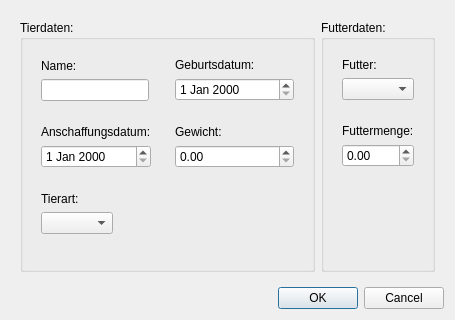
<?xml version="1.0" encoding="UTF-8"?>
<ui version="4.0">
 <class>InsertTierDialog</class>
 <widget class="QDialog" name="InsertTierDialog">
  <property name="geometry">
   <rect>
    <x>0</x>
    <y>0</y>
    <width>455</width>
    <height>320</height>
   </rect>
  </property>
  <property name="windowTitle">
   <string>Dialog</string>
  </property>
  <layout class="QVBoxLayout" name="verticalLayout">
   <item>
    <widget class="QFrame" name="frame">
     <layout class="QHBoxLayout" name="horizontalLayout_3">
      <item>
       <widget class="QGroupBox" name="groupBox_6">
        <property name="title">
         <string>Tierdaten:</string>
        </property>
        <layout class="QFormLayout" name="formLayout">
         <item row="3" column="0">
          <widget class="QFrame" name="frame_4">
           <property name="frameShape">
            <enum>QFrame::NoFrame</enum>
           </property>
           <property name="frameShadow">
            <enum>QFrame::Raised</enum>
           </property>
           <layout class="QVBoxLayout" name="verticalLayout_5">
            <item>
             <widget class="QLabel" name="label_4">
              <property name="text">
               <string>Anschaffungsdatum:</string>
              </property>
             </widget>
            </item>
            <item>
             <widget class="QDateEdit" name="anschaffungsDatum"/>
            </item>
           </layout>
          </widget>
         </item>
         <item row="0" column="0">
          <widget class="QFrame" name="frame_3">
           <property name="frameShape">
            <enum>QFrame::NoFrame</enum>
           </property>
           <property name="frameShadow">
            <enum>QFrame::Raised</enum>
           </property>
           <layout class="QVBoxLayout" name="verticalLayout_2">
            <item>
             <widget class="QLabel" name="label_3">
              <property name="text">
               <string>Name:</string>
              </property>
             </widget>
            </item>
            <item>
             <widget class="QLineEdit" name="Name"/>
            </item>
           </layout>
          </widget>
         </item>
         <item row="0" column="1">
          <widget class="QFrame" name="frame_2">
           <property name="frameShape">
            <enum>QFrame::NoFrame</enum>
           </property>
           <property name="frameShadow">
            <enum>QFrame::Raised</enum>
           </property>
           <layout class="QVBoxLayout" name="verticalLayout_3">
            <item>
             <widget class="QLabel" name="label_2">
              <property name="text">
               <string>Geburtsdatum:</string>
              </property>
             </widget>
            </item>
            <item>
             <widget class="QDateEdit" name="geburtsDatum"/>
            </item>
           </layout>
          </widget>
         </item>
         <item row="3" column="1">
          <widget class="QFrame" name="frame">
           <property name="frameShape">
            <enum>QFrame::NoFrame</enum>
           </property>
           <property name="frameShadow">
            <enum>QFrame::Raised</enum>
           </property>
           <layout class="QVBoxLayout" name="verticalLayout_4">
            <item>
             <widget class="QLabel" name="label">
              <property name="text">
               <string>Gewicht:</string>
              </property>
             </widget>
            </item>
            <item>
             <widget class="QDoubleSpinBox" name="gewicht"/>
            </item>
           </layout>
          </widget>
         </item>
         <item row="4" column="0">
          <widget class="QFrame" name="frame_5">
           <property name="frameShape">
            <enum>QFrame::NoFrame</enum>
           </property>
           <property name="frameShadow">
            <enum>QFrame::Raised</enum>
           </property>
           <layout class="QVBoxLayout" name="verticalLayout_6">
            <item>
             <widget class="QLabel" name="label_5">
              <property name="text">
               <string>Tierart:</string>
              </property>
             </widget>
            </item>
            <item>
             <widget class="QComboBox" name="tierart"/>
            </item>
           </layout>
          </widget>
         </item>
        </layout>
       </widget>
      </item>
      <item>
       <widget class="QGroupBox" name="groupBox_7">
        <property name="title">
         <string>Futterdaten:</string>
        </property>
        <layout class="QFormLayout" name="formLayout_2">
         <property name="fieldGrowthPolicy">
          <enum>QFormLayout::AllNonFixedFieldsGrow</enum>
         </property>
         <item row="2" column="0">
          <widget class="QFrame" name="frame_8">
           <property name="frameShape">
            <enum>QFrame::NoFrame</enum>
           </property>
           <property name="frameShadow">
            <enum>QFrame::Raised</enum>
           </property>
           <layout class="QVBoxLayout" name="verticalLayout_9">
            <item>
             <widget class="QLabel" name="label_8">
              <property name="text">
               <string>Futtermenge:</string>
              </property>
             </widget>
            </item>
            <item>
             <widget class="QDoubleSpinBox" name="futterMenge"/>
            </item>
           </layout>
          </widget>
         </item>
         <item row="1" column="0">
          <widget class="QFrame" name="frame_7">
           <property name="frameShape">
            <enum>QFrame::NoFrame</enum>
           </property>
           <property name="frameShadow">
            <enum>QFrame::Raised</enum>
           </property>
           <layout class="QVBoxLayout" name="verticalLayout_8">
            <item>
             <widget class="QLabel" name="label_7">
              <property name="text">
               <string>Futter:</string>
              </property>
             </widget>
            </item>
            <item>
             <widget class="QComboBox" name="futter"/>
            </item>
           </layout>
          </widget>
         </item>
        </layout>
       </widget>
      </item>
     </layout>
    </widget>
   </item>
   <item>
    <widget class="QDialogButtonBox" name="buttonBox">
     <property name="orientation">
      <enum>Qt::Horizontal</enum>
     </property>
     <property name="standardButtons">
      <set>QDialogButtonBox::Cancel|QDialogButtonBox::Ok</set>
     </property>
    </widget>
   </item>
  </layout>
 </widget>
 <resources/>
 <connections>
  <connection>
   <sender>buttonBox</sender>
   <signal>accepted()</signal>
   <receiver>InsertTierDialog</receiver>
   <slot>accept()</slot>
   <hints>
    <hint type="sourcelabel">
     <x>248</x>
     <y>254</y>
    </hint>
    <hint type="destinationlabel">
     <x>157</x>
     <y>274</y>
    </hint>
   </hints>
  </connection>
  <connection>
   <sender>buttonBox</sender>
   <signal>rejected()</signal>
   <receiver>InsertTierDialog</receiver>
   <slot>reject()</slot>
   <hints>
    <hint type="sourcelabel">
     <x>316</x>
     <y>260</y>
    </hint>
    <hint type="destinationlabel">
     <x>286</x>
     <y>274</y>
    </hint>
   </hints>
  </connection>
 </connections>
</ui>
